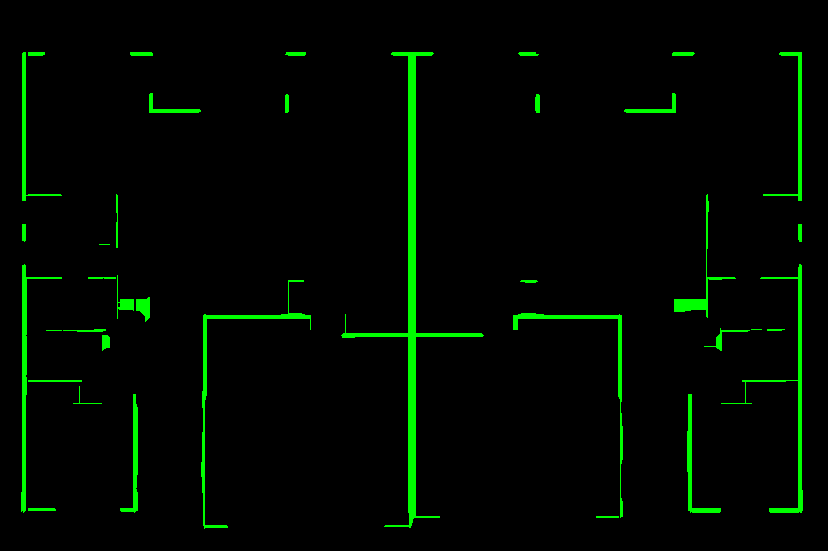
#> input picture Siddharth/images/aha734-lvl1-li-bl-lg1.png, 828 x 551 px; its folder holds only this picture in this run
$ python -i weightsnew.py   (imports and definitions only)
#> lines starting #> are read from the running program, lines starting #| are printed output that depends on the picture; after the words box and inside, x2 and y2 are one past the last pixel; in counts of white or black regions, pixels touching at a corner belong together
### Siddharth/check.py
import json
import cv2 as cv

def check1(im_name):
    with open('check_data.json') as json_file:
        check = json.load(json_file)

    with open('check1_data.json') as json_file:
        check1 = json.load(json_file)
    with open('check2_data.json') as json_file:
        check2 = json.load(json_file)
    with open('check3_data.json') as json_file:
        check3 = json.load(json_file)


    img=cv.imread(im_name)
    for  y,x,_,_ in check:
        cv.circle(img,(int(x),int(y)), 2, (0,0,255), 2)
    for  y,x,_,_ in check3:
        cv.circle(img,(int(x),int(y)), 2, (255,0,0), 2)

    for  y,x,_,_ in check1:
        cv.circle(img,(int(x),int(y)), 2, (0,255,0), 2)
    for  y,x,_,_ in check2:
        cv.circle(img,(int(x),int(y)), 2, (0,255,255), 2)
    i=im_name
    i=i.split("/")
    i=i[-1]
    i=i.split(".")
    cv.imwrite('./images/'+i[0]+'4.png',img)

### Siddharth/weightsnew.py
import os
import random
import numpy as np
import cv2 as cv
import math as m
import random as rn
import json
import check as ch


def load_data():

    with open('wts.json') as json_file:
        data = json.load(json_file)
        return data


def write_data(data,i):
    i=i.split("/")
    i=i[-1]
    i=i.split(".")

    with open('./json/'+i[0]+'.json','w') as json_file:
        json.dump(data,json_file)
    print(" final json file with weights ready\n")
    print(".............................\n")


def bnd(data,inc_r,thresh_wt,img,sample,dis_value):
    global check
    global chk
    global check1
    global check2
    global check3
    ymax,xmax=img.shape
    avg=[]
    f=inc_r

    _,x1,x2,y1,y2,w=data
    p0=np.array([y1,x1])
    p1=np.array([y2,x2])
    m=(p0-p1)/np.linalg.norm(p0-p1)
    r_cap=np.array([-m[1],m[0]])

    for i in range(sample):

        inc_r=f
        alpha=rn.uniform(0,1)
        p=alpha*p0 + (1-alpha)*p1
        pv1=p_value(p,img)

        while True:
            pc=p+(r_cap*inc_r)

            if(pc[0]<0 or pc[1]<0 or pc[0]+1>=ymax or pc[1]+1>=xmax):#if the point is beyond image size
                dis1=dis_value
                check1.append((p[0],p[1],r_cap[0],r_cap[1]))
                check2.append((pc[0],pc[1],r_cap[0],r_cap[1]))
                break
            pv2=p_value(pc,img)
            if(pv2==0):
                dis1=0
                break
            if(abs(pv2-pv1)>thresh_wt):
                dis1=np.linalg.norm(p-pc)
                if(dis1>chk):
                    check.append((p[0],p[1],r_cap[0],r_cap[1]))
                    check3.append((pc[0],pc[1],r_cap[0],r_cap[1]))
                break
            else:
                inc_r+=f

        inc_r=f
        while True:

            pc=p+((-r_cap)*inc_r)
            if(pc[0]<0 or pc[1]<0 or pc[0]+1>=ymax or pc[1]+1>=xmax):#if the point is beyond image size
                dis=dis_value
                avg.append(dis1+dis)
                check1.append((p[0],p[1],-r_cap[0],-r_cap[1]))
                check2.append((pc[0],pc[1],-r_cap[0],-r_cap[1]))
                break

            pv2=p_value(pc,img)
            if(pv2==0):
                dis=np.linalg.norm(p-pc)
                avg.append(dis1+dis)
                break

            if(abs(pv2-pv1)>thresh_wt):
                dis=np.linalg.norm(p-pc)
                avg.append(dis1+dis)
                if(dis>chk):
                    check.append((p[0],p[1],-r_cap[0],-r_cap[1]))
                    check3.append((pc[0],pc[1],r_cap[0],r_cap[1]))


                break
            else:
                inc_r+=f


    std=np.std(avg)
    mean=sum(avg)/len(avg)
    av=[]
    for i in avg:
        if (i>=(mean-2*std) and i<=(mean+2*std)):
            av.append(i)


    if(len(av)>0):

        result=(sum(av)/len(av))

        if((sum(av)/len(av))>17):
            result=3

        data[5]=result/2
        return data
    else:
        data[5]=dis_value/2
        return data


def p_value(p,img):

    y,x=p[0],p[1]

    p0=np.floor(p)
    p0=p0.astype(int)

    dp=p-p0

    dp1=np.ceil(dp)

    dp1=dp1.astype(int)

    p00=p0
    p01=p0+(np.array([0,1])*dp1)
    p10=p0+(np.array([1,0])*dp1)
    p11=p0+dp1


    v = np.array([img[p00[0],p00[1]], img[p01[0],p01[1]], img[p10[0],p10[1]],img[p11[0],p11[1]]])


    dy, dx = dp

    f_00 = dy * dx
    f_01 = dy * (1 - dx)
    f_10 = (1 - dy) * dx
    f_11 = (1 - dy) * (1 - dx)
    f = np.array([ f_11, f_10, f_01, f_00])
    return(np.dot(v,f))


def weights(image_name,
            increment_r=.5,
            pixel_thresh=0.3,
            samples=5,
            default_val=3,
            ck=15):

#> called with image_name = 'images/aha734-lvl1-li-bl-lg1.png', increment_r = 0.5, pixel_thresh = 0.3, samples = 5, default_val = 3, ck = 15
    print("calculating weight")
    global count1
    global count2
    global check
    global check1
    global check2
    global check3
    global chk
    chk=ck
    count2=0
    count1=0
    check,check1,check2,check3=[],[],[],[]
    img = cv.imread(image_name,0)
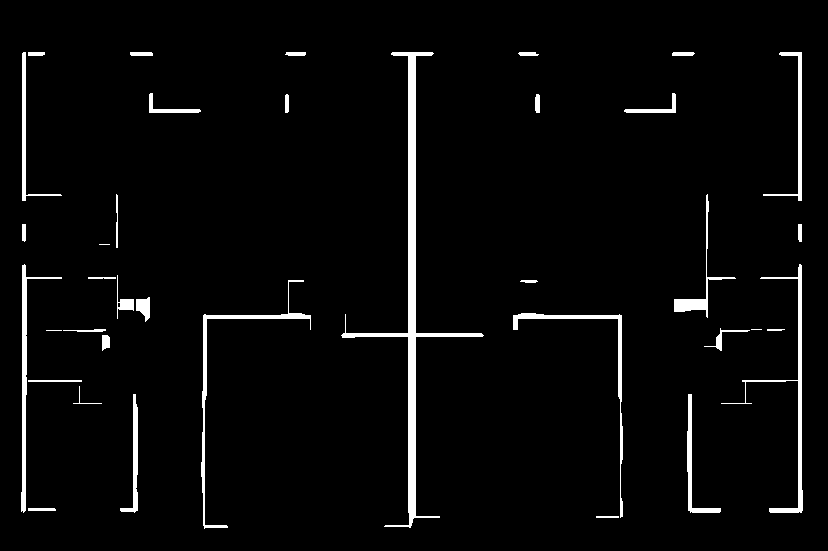
#> img: shape (551, 828); values 0 (black) and 149 (white), 3.4% white; 37 white regions (3 under 20 px), largest, box (x1, y1, x2, y2) and area: (341, 52, 484, 528) 4551, (721, 264, 803, 513) 1383, (201, 280, 311, 529) 1282
    _,img=cv.threshold(img,223,255,cv.THRESH_BINARY)
#> img: shape (551, 828); every value is 0
    data=load_data()
#> (reads Siddharth/wts.json from the repository)

    new_data=[]
    img1=np.zeros((551,828,3), np.uint8)

    for i in data:
        x=bnd(i,inc_r=increment_r,thresh_wt=pixel_thresh,img=img,sample=samples,dis_value=default_val)
        new_data.append(x)
        cv.line(img1,(int(i[1]),int(i[3])),(int(i[2]),int(i[4])),(255,255,0),1)
#> this loop made 40 passes
#> x on passes 1 to 12: [0, 170.5, 170.5, 268, 19, 0.25], [0, 422.1, 422.1, 519, 242, 0.25], [0, 633.4, 633.4, 115, 20, 0.25], [0, 421, 371, 518.5, 518.5, 0.25], [0, 562.6, 562.6, 415, 339, 0.25], [0, 333, 256, 263.8, 263.8, 0.25], [0, 336, 258, 518.5, 518.5, 0.25], [0, 385, 362, 20.5, 20.5, 0.25], [0, 239, 239, 85, 19, 0.25], [0, 633, 633, 252, 151, 0.25], [0, 532, 467, 254.4, 254.4, 0.25], [0, 631.5, 631.5, 350, 338, 0.25]
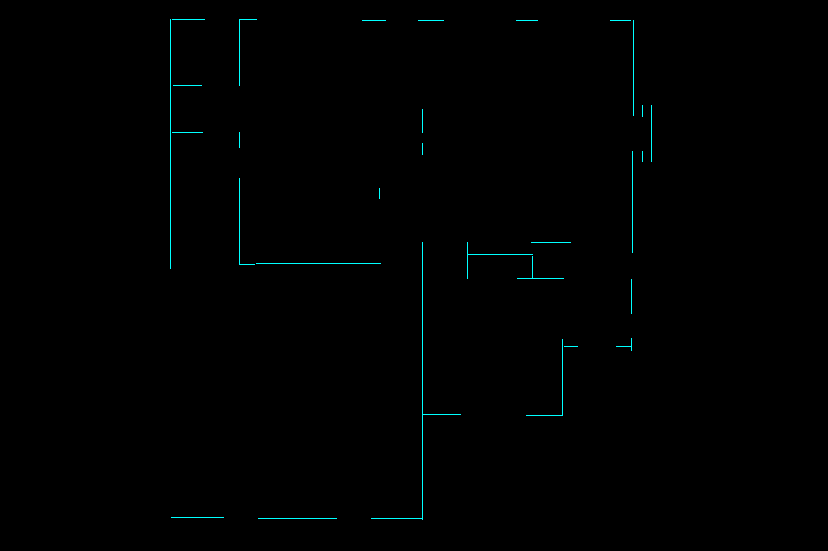
#> img1: shape (551, 828, 3); mean of channels 0, 1, 2 1.1, 1.1, 0; drawn as B, G, R
    k=image_name
    k=k.split("/")
    k=k[-1]
    k=k.split(".")

    cv.imwrite('./images/'+k[0]+'3.png',img1)
    with open('check_data.json','w') as json_file:
        json.dump(check,json_file)
    with open('check1_data.json','w') as json_file:
        json.dump(check1,json_file)
    with open('check2_data.json','w') as json_file:
        json.dump(check2,json_file)
    with open('check3_data.json','w') as json_file:
        json.dump(check3,json_file)
    write_data(new_data,image_name)
    ch.check1(image_name)
#> in check1, img is the input picture: shape (551, 828, 3); mean B, G, R 0, 8.6, 0


>>> result = weights('images/aha734-lvl1-li-bl-lg1.png')
